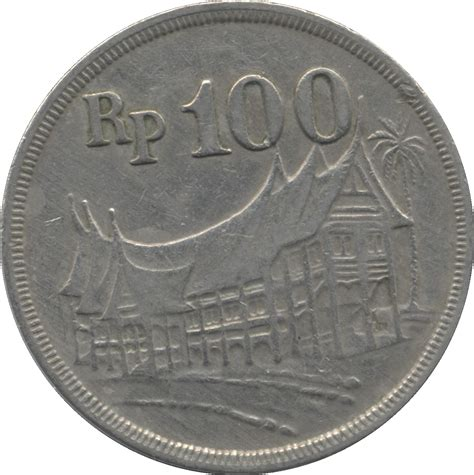
#> input picture dataset/train/100/IMG_100_002.jpg, 474 x 475 px; its folder holds only this picture in this run
$ jupyter execute logistic_regression.ipynb
#> lines starting #> are read from the running program, lines starting #| are printed output that depends on the picture
[cell 1]
import os
import cv2
import numpy as np

from skimage.feature import local_binary_pattern, hog
from sklearn.linear_model import LogisticRegression
from sklearn.preprocessing import StandardScaler
from sklearn.metrics import classification_report
import joblib

[cell 2]
def extract_lbp(image, P=8, R=1):
  gray = cv2.cvtColor(image, cv2.COLOR_BGR2GRAY)
  lbp = local_binary_pattern(gray, P, R, method='uniform')
  hist, _ = np.histogram(lbp.ravel(), bins=P + 2, range=(0, P + 2))
  hist = hist.astype("float")
  hist /= (hist.sum() + 1e-7)
  return hist

def extract_hog(image):
  gray = cv2.cvtColor(image, cv2.COLOR_BGR2GRAY)
  h = hog(
    gray,
    orientations=9,
    pixels_per_cell=(8, 8),
    cells_per_block=(2, 2),
    block_norm='L2-Hys',
    visualize=False
  )
  return h

def extract_features(image):
  lbp_feat = extract_lbp(image)
  hog_feat = extract_hog(image)
  return np.hstack([lbp_feat, hog_feat])

[cell 3]
IMG_SIZE = (128, 128)

DATASET_PATH = "../dataset/train"

X = []
y = []

for label in os.listdir(DATASET_PATH):
  class_dir = os.path.join(DATASET_PATH, label)
  if not os.path.isdir(class_dir):
    continue

  for fname in os.listdir(class_dir):
    img_path = os.path.join(class_dir, fname)
    img = cv2.imread(img_path)
#> img is the input picture: shape (475, 474, 3); mean B, G, R 143.2, 147.1, 148

    if img is None:
      continue

    # ==== Tambahan penting ====
    img = cv2.resize(img, IMG_SIZE)
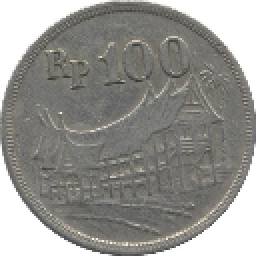
#> img: shape (128, 128, 3) (shown 2 times larger); mean B, G, R 143.1, 147.1, 147.9
    # ==========================

    feat = extract_features(img)
#> in extract_lbp, `lbp = local_binary_pattern(gray, P, R, method='uniform')`:
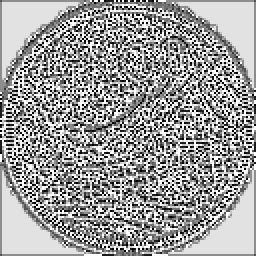
#> lbp: shape (128, 128) float64 (shown 2 times larger); min 0, max 9, mean 5.54; drawn with min black and max white
#> in extract_lbp, `hist, _ = np.histogram(lbp.ravel(), bins=P + 2, range=(0, P + 2))`: hist = [1463, 1391, 631, 1040, 1174, 1621, 731, 1540, 4066, 2727]
#> in extract_lbp, `hist /= (hist.sum() + 1e-7)`: hist = [0.0893, 0.0849, 0.0385, 0.0635, 0.0717, 0.0989, 0.0446, 0.094, 0.248, 0.166]
#> in extract_features, `lbp_feat = extract_lbp(image)`: lbp_feat has the same summary as hist in extract_lbp
#> in extract_hog, `h = hog( gray, orientations=9, pixels_per_cell=(8, 8), cells_per_block..`: h = 8100 values, max 0.752 at index 8030, min 0 at index 0, mean 0.13
#> in extract_features, `hog_feat = extract_hog(image)`: hog_feat has the same summary as h in extract_hog
#> feat = 8110 values, max 0.752 at index 8040, min 0 at index 10, mean 0.13
    X.append(feat)
    y.append(label)
#> pass 2 of the loop `for label in os.listdir(DATASET_PATH):`:
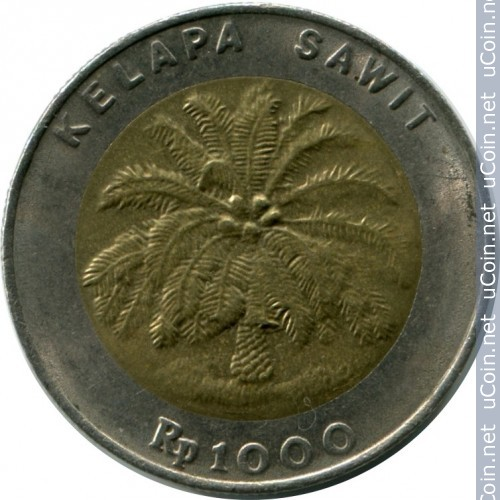
#> input picture dataset/train/1000/IMG_1000_000.jpg, 500 x 500 px
#> img is the input picture: shape (500, 500, 3); mean B, G, R 99.4, 119, 120.3
#> img: shape (128, 128, 3)
#> in extract_lbp (call 2), `gray = cv2.cvtColor(image, cv2.COLOR_BGR2GRAY)`:
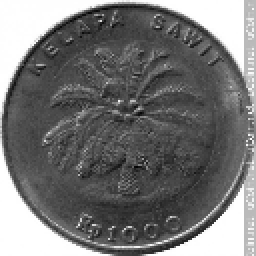
#> gray: shape (128, 128) (shown 2 times larger); min 3, max 255, mean 117.1
#> in extract_lbp (call 2), `lbp = local_binary_pattern(gray, P, R, method='uniform')`:
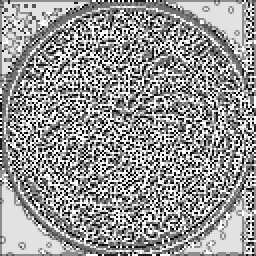
#> lbp: shape (128, 128) float64 (shown 2 times larger); min 0, max 9, mean 5.32; drawn with min black and max white
#> in extract_lbp (call 2), `hist, _ = np.histogram(lbp.ravel(), bins=P + 2, range=(0, P + 2))`: hist = [1466, 1329, 685, 1262, 1588, 1820, 884, 1550, 3163, 2637]
#> in extract_lbp (call 2), `hist /= (hist.sum() + 1e-7)`: hist = [0.0895, 0.0811, 0.0418, 0.077, 0.0969, 0.111, 0.054, 0.0946, 0.193, 0.161]
#> feat = 8110 values, max 0.96 at index 502, min 0 at index 11, mean 0.129

X = np.array(X, dtype=object)  # sementara biarkan object dulu

[cell 4]
scaler = StandardScaler()
X_scaled = scaler.fit_transform(X)

[cell 5]
model = LogisticRegression(
  multi_class='ovr',
  max_iter=3000
)

model.fit(X_scaled, y)
print("Training selesai!")

[cell 6]
preds = model.predict(X_scaled)
print(classification_report(y, preds))
#|               precision    recall  f1-score   support
#|          100       1.00      1.00      1.00         1
#|         1000       1.00      1.00      1.00         1
#|     accuracy                           1.00         2
#|    macro avg       1.00      1.00      1.00         2
#| weighted avg       1.00      1.00      1.00         2
